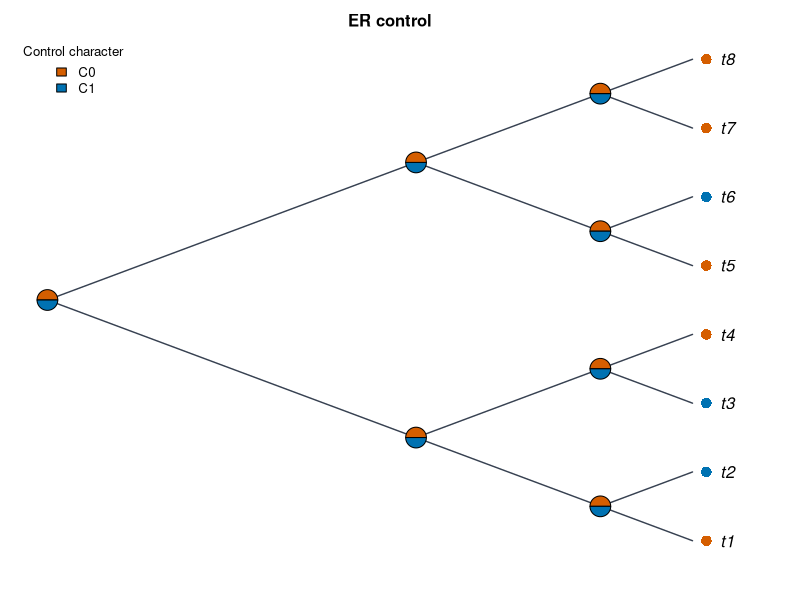

Recreate this plot in R.
#!/usr/bin/env Rscript
# CladeForge reproducible-analysis script
# Project : ER control
# Format  : CladeForge project v0.2.0
# Software: CladeForge 0.3.1 (this header is the provenance stamp a
#           reproducibility checklist asks for: software version, generation
#           time and the analysis parameters are printed beside the numbers)
# Generated: (timestamp omitted in fixture)
#
# PARAMETER SUMMARY (what the app used):
#   * parsimony: tie-break = parent-state first, then tip frequency, then
#     declaration order; the reported single path is ONE of possibly many
#     equally parsimonious reconstructions.
#   * Mk: each character's rate is the application's own fit (maximum-likelihood fit (1-D profile over the pruning likelihood)),
#     baked in at generation time; the script replays that number instead of
#     re-fitting, so its posteriors match what the app reported. Characters the
#     app could not fit fall back to 1 / mean(branch length) with a printed
#     note. Display threshold applied post hoc; the posterior is marginal
#     (per-node), NOT joint.
#   * The R implementation below computes the likelihood in ORDINARY space
#     while the app runs in log-space: values agree to floating-point noise on
#     modest trees but can drift on very large or very unbalanced ones.
#   * Node ancestral states asserted by the user in CladeForge are IGNORED by
#     the parsimony baseline (independent reference by design); the R script
#     reproduces that baseline, not the user's hypotheses.
#
# What this script reproduces, and what it does not:
#   REPRODUCED (same algorithms as the application):
#     * Sankoff parsimony with the project's step matrix (advisory baseline);
#     * equal-rates Mk ancestral-state reconstruction (pruning + up-pass), i.e.
#       the posterior probabilities the app reports.
#   APPROXIMATED:
#     * a PDF figure drawn from the same data — character-coloured tips,
#       posterior pies, legend — in the project's cladogram layout
#       (equal branch spacing, like the CladeForge cladogram (branch lengths ignored)). It is NOT a pixel copy of the on-screen figure: manual
#       node positions, collapsed clades, custom reticulation edges, era bands
#       and the interactive ladderising order are GUI state that ape does not
#       consume. The topology, tip labels, states and posteriors are identical;
#       the geometry is a same-data rendering.
#   Branch lengths: present, used as given.
# Run with: Rscript this_file.R   (install.packages("ape") if needed)

library(ape)

# The tree is assembled from vectors rather than parsed from Newick, so every
# label survives byte-exact even where ape's own reader would mangle it.
tree <- structure(
  list(
    edge = matrix(c(9, 10, 9, 11, 10, 12, 10, 13, 11, 14, 11, 15, 12, 1, 12, 2, 13, 3, 13, 4, 14, 5, 14, 6, 15, 7, 15, 8), ncol = 2, byrow = TRUE),
    edge.length = c(0.25, 0.2, 0.3, 0.4, 0.15, 0.3, 0.4, 0.6, 0.5, 0.2, 0.7, 0.35, 0.45, 0.5),
    Nnode = 7L,
    tip.label = c("t1", "t2", "t3", "t4", "t5", "t6", "t7", "t8"),
    node.label = c("i7", "i3", "i6", "i1", "i2", "i4", "i5")
  ),
  class = "phylo"
)

# Branch lengths, with an explicit unit-length fallback: a cladogram-only project
# serialises no lengths at all, and 1 / mean(NULL) would poison every
# transition probability below.
bl <- tree$edge.length
if (is.null(bl) || !any(is.finite(bl) & bl > 0)) {
  bl <- rep(1, nrow(tree$edge))
  cat("NOTE: the tree carries no usable branch lengths; Mk probabilities and the\n")
  cat("      figure use unit (equal) branch lengths, i.e. topology-only inference.\n\n")
}

# Equal-rates Mk rate: one expected substitution per mean branch, so the
# transition probabilities are invariant to the tree's absolute scale. Every
# length above is already resolved the way the application resolves it (a
# recorded 0 is a real zero; unset / negative / non-finite became 1), so the mean
# runs over ALL of them — filtering here would drop zero-length and unmeasured
# edges from the average and make this script reconstruct at a different rate
# than the application reports. Deriving it from the fallback-protected bl
# above is what keeps the rate finite for a cladogram-only project.
#
# This fallback rate is used ONLY for a character the application itself could
# not fit (NULL rate below); characters with a baked rate replay the
# application's ML value, so the script's posteriors match the app's instead
# of drifting with the branch-length mean.
rate <- 1 / mean(bl)


characters <- list(
  list(
    name = "Control character",
    type = "discrete",
    states = c("C0", "C1"),
    colors = c("#d55e00", "#0072b2"),
    cost = NULL,
    rate = 65.7689,
    tips = c("t1" = "C0", "t2" = "C1", "t3" = "C1", "t4" = "C0", "t5" = "C0", "t6" = "C1", "t7" = "C0", "t8" = "C0")
  )
)

# --- helpers ----------------------------------------------------------------

## Equal-rates (ER) Mk transition matrix P(t): the same closed form used by
## CladeForge's inference assistant. The rate is scaled by the mean branch
## length so probabilities are invariant to the tree's absolute scale.
p_er <- function(t, k, rate) {
  e <- exp(-k * rate * t)
  P <- matrix(1 / k, k, k) - (1 / k) * e
  diag(P) <- 1 / k + ((k - 1) / k) * e
  P
}

## Sankoff parsimony down/up pass. 'cost' is k x k; tips absent from tip_states
## are treated as missing data.
sankoff <- function(tree, tip_states, states, cost) {
  ntip <- length(tree$tip.label)
  k <- length(states)
  sidx <- setNames(seq_len(k), states)
  x <- sidx[tip_states[tree$tip.label]]
  parent <- tree$edge[, 1]
  child <- tree$edge[, 2]
  kids <- split(child, parent)
  root <- setdiff(unique(parent), unique(child))
  g <- matrix(0, nrow = ntip + tree$Nnode, ncol = k)
  rownames(g) <- as.character(seq_len(ntip + tree$Nnode))
  ## Down-pass: internal node indices decrease from root, so descending order
  ## visits children before parents.
  for (v in sort(as.integer(names(kids)), decreasing = TRUE)) {
    for (i in seq_len(k)) {
      total <- 0
      for (ch in kids[[as.character(v)]]) {
        if (ch <= ntip) {
          xi <- x[[ch]]
          if (is.na(xi)) next
          total <- total + min(cost[i, ] + ifelse(seq_len(k) == xi, 0, Inf))
        } else {
          total <- total + min(cost[i, ] + g[as.character(ch), ])
        }
      }
      g[as.character(v), i] <- total
    }
  }
  ## Up-pass: assign each node a state minimising cost given its parent.
  node_state <- integer(ntip + tree$Nnode)
  walk <- function(v, parent_state) {
    base <- if (parent_state == 0L) rep(0, k) else cost[parent_state, ]
    scores <- base + g[as.character(v), ]
    best <- which.min(scores)
    node_state[v] <<- best
    for (ch in kids[[as.character(v)]]) {
      if (ch > ntip) walk(ch, best)
    }
  }
  walk(root, 0L)
  list(cost = min(g[as.character(root), ]),
       states = node_state, k = k)
}

## Equal-rates Mk marginal ancestral reconstruction: Felsenstein pruning
## (down-pass) + parent/sibling up-pass, normal space. Uses the script-level
## 'bl' (which already falls back to unit lengths when the tree has none) and the
## 'rate' is passed per character: the application's own ML fit for that
## character when it has one, else the 1 / mean usable branch length fallback.
## For very large or very unbalanced trees prefer log-space implementations
## (phangorn::ace, phytools).
mk_asr <- function(tree, tip_states, states, rate) {
  ntip <- length(tree$tip.label)
  k <- length(states)
  sidx <- setNames(seq_len(k), states)
  x <- sidx[tip_states[tree$tip.label]]
  parent <- tree$edge[, 1]
  child <- tree$edge[, 2]
  kids <- split(seq_along(child), parent)  # edge-row indices per parent
  root <- setdiff(unique(parent), unique(child))
  L <- matrix(1, nrow = ntip + tree$Nnode, ncol = k)
  rownames(L) <- as.character(seq_len(ntip + tree$Nnode))
  for (v in sort(as.integer(names(kids)), decreasing = TRUE)) {
    rows <- kids[[as.character(v)]]
    vec <- rep(1, k)
    for (r in rows) {
      ch <- child[r]
      m <- if (ch <= ntip) {
        xi <- x[[ch]]
        if (is.na(xi)) rep(1, k) else as.numeric(seq_len(k) == xi)
      } else L[as.character(ch), ]
      vec <- vec * (p_er(bl[r], k, rate) %*% m)
    }
    s <- sum(vec)
    L[as.character(v), ] <- if (s > 0) vec / s else rep(1 / k, k)
  }
  G <- matrix(1 / k, nrow = ntip + tree$Nnode, ncol = k)
  rownames(G) <- rownames(L)
  for (v in sort(as.integer(names(kids)))) {
    rows <- kids[[as.character(v)]]
    for (r in rows) {
      ch <- child[r]
      if (ch <= ntip) next
      sib_msg <- rep(1, k)
      for (r2 in rows) {
        ch2 <- child[r2]
        if (ch2 == ch) next
        m2 <- if (ch2 <= ntip) {
          xi <- x[[ch2]]
          if (is.na(xi)) rep(1, k) else as.numeric(seq_len(k) == xi)
        } else L[as.character(ch2), ]
        sib_msg <- sib_msg * (p_er(bl[r2], k, rate) %*% m2)
      }
      G[as.character(ch), ] <- p_er(bl[r], k, rate) %*% (G[as.character(v), ] * sib_msg)
      G[as.character(ch), ] <- G[as.character(ch), ] / sum(G[as.character(ch), ])
    }
  }
  post <- L * G
  post <- post / rowSums(post)
  list(posterior = post)
}

# --- analysis ---------------------------------------------------------------

cat("CladeForge reproducible analysis\n")
cat("Tree:", Ntip(tree), "tips,", tree$Nnode, "internal nodes\n\n")

internal_nodes <- (length(tree$tip.label) + 1):(length(tree$tip.label) + tree$Nnode)

for (ch in characters) {
  cat("== Character:", ch$name, "==\n")
  if (ch$type != "discrete" || length(ch$states) < 2) {
    cat("   continuous or single-state: exported as data only\n\n")
    next
  }
  scored <- ch$tips[names(ch$tips) %in% tree$tip.label]
  cost <- ch$cost
  if (is.null(cost)) {
    k <- length(ch$states)
    cost <- matrix(1, k, k); diag(cost) <- 0
  }
  sp <- sankoff(tree, scored, ch$states, cost)
  cat(sprintf("   Sankoff minimum cost: %g (step-matrix units)\n", sp$cost))
  ch_rate <- if (is.null(ch$rate)) {
    cat(sprintf("   NOTE: the application could not fit a rate for this character; using 1 / mean(branch length) = %g\n", rate))
    rate
  } else ch$rate
  asr <- mk_asr(tree, scored, ch$states, ch_rate)
  cat("   Mk posterior at each internal node (states:",
      paste(ch$states, collapse = " / "), ")\n")
  print(round(asr$posterior[as.character(internal_nodes), , drop = FALSE], 3))
  cat("\n")
}

# --- figure -----------------------------------------------------------------
# A same-data rendering of the GUI figure: character-coloured tips (first
# discrete character) + posterior pies at internal nodes + auto legend, in the
# layout the project is displayed as. Manual positions / collapsed clades /
# custom edges / era bands are GUI-only and are not reproduced here.

discrete <- Filter(function(ch) ch$type == "discrete" && length(ch$states) >= 2, characters)

# cairo_pdf renders unicode labels reliably; use pdf() if cairo is unavailable.
cairo_pdf("cladeforge_reconstruction.pdf", width = 9, height = 7)
par(mar = c(2, 1, 2, 2), xpd = NA)
cat("Figure layout: type = cladogram, use.edge.length = FALSE",
    "(equal branch spacing, like the CladeForge cladogram (branch lengths ignored))\n")
plot(tree, type = "cladogram", use.edge.length = FALSE,
     show.tip.label = TRUE,
     label.offset = 0.3,
     edge.color = "#374151", edge.width = 1.4)
title(main = "ER control", cex.main = 1.0)

if (length(discrete) > 0) {
  main <- discrete[[1]]
  scored <- main$tips[names(main$tips) %in% tree$tip.label]
  k <- length(main$states)
  cost <- main$cost
  if (is.null(cost)) { cost <- matrix(1, k, k); diag(cost) <- 0 }

  tip_col <- rep("#6b7280", Ntip(tree))
  names(tip_col) <- tree$tip.label
  for (lab in names(scored)) tip_col[[lab]] <- main$colors[[match(scored[[lab]], main$states)]]
  tiplabels(pch = 16, col = tip_col, cex = 1.4, offset = 0.15)

  asr <- mk_asr(tree, scored, main$states, if (is.null(main$rate)) rate else main$rate)
  nodelabels(node = internal_nodes, pie = asr$posterior[as.character(internal_nodes), , drop = FALSE],
             piecol = main$colors, cex = 0.7)
  legend("topleft", legend = main$states, fill = main$colors,
         title = main$name, bty = "n", cex = 0.8)
}

dev.off()

cat("Wrote cladeforge_reconstruction.pdf\n")
